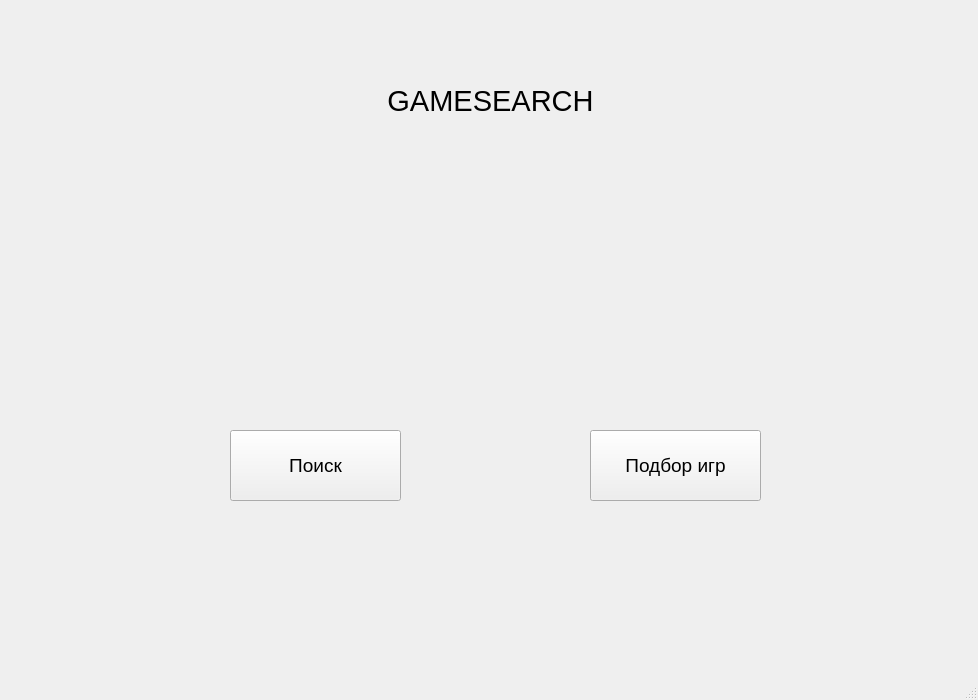
<?xml version="1.0" encoding="UTF-8"?>
<ui version="4.0">
 <class>Menu_wind</class>
 <widget class="QMainWindow" name="Menu_wind">
  <property name="geometry">
   <rect>
    <x>0</x>
    <y>0</y>
    <width>978</width>
    <height>700</height>
   </rect>
  </property>
  <property name="windowTitle">
   <string>MainWindow</string>
  </property>
  <widget class="QWidget" name="centralwidget">
   <widget class="QPushButton" name="pushButton">
    <property name="geometry">
     <rect>
      <x>1450</x>
      <y>90</y>
      <width>21</width>
      <height>23</height>
     </rect>
    </property>
    <property name="styleSheet">
     <string notr="true">background-color: rgb(255, 255, 255, 0);
border: none;
</string>
    </property>
    <property name="text">
     <string/>
    </property>
    <property name="icon">
     <iconset>
      <normaloff>../../../../Users/monod/Downloads/free-icon-magnifier-tool-44514.ico</normaloff>../../../../Users/monod/Downloads/free-icon-magnifier-tool-44514.ico</iconset>
    </property>
    <property name="iconSize">
     <size>
      <width>20</width>
      <height>20</height>
     </size>
    </property>
   </widget>
   <widget class="QPushButton" name="pushButton_2">
    <property name="geometry">
     <rect>
      <x>1210</x>
      <y>100</y>
      <width>21</width>
      <height>23</height>
     </rect>
    </property>
    <property name="styleSheet">
     <string notr="true">background-color: rgb(255, 255, 255, 0);
border: none;
</string>
    </property>
    <property name="text">
     <string/>
    </property>
    <property name="icon">
     <iconset>
      <normaloff>../../../../Downloads/free-icon-magnifier-tool-44514.ico</normaloff>../../../../Downloads/free-icon-magnifier-tool-44514.ico</iconset>
    </property>
    <property name="iconSize">
     <size>
      <width>20</width>
      <height>20</height>
     </size>
    </property>
   </widget>
   <widget class="QPushButton" name="search_button">
    <property name="geometry">
     <rect>
      <x>230</x>
      <y>430</y>
      <width>171</width>
      <height>71</height>
     </rect>
    </property>
    <property name="font">
     <font>
      <pointsize>14</pointsize>
     </font>
    </property>
    <property name="text">
     <string>Поиск</string>
    </property>
   </widget>
   <widget class="QPushButton" name="suggest_button">
    <property name="geometry">
     <rect>
      <x>590</x>
      <y>430</y>
      <width>171</width>
      <height>71</height>
     </rect>
    </property>
    <property name="font">
     <font>
      <pointsize>14</pointsize>
     </font>
    </property>
    <property name="text">
     <string>Подбор игр</string>
    </property>
   </widget>
   <widget class="QLabel" name="label">
    <property name="geometry">
     <rect>
      <x>350</x>
      <y>50</y>
      <width>281</width>
      <height>101</height>
     </rect>
    </property>
    <property name="font">
     <font>
      <pointsize>22</pointsize>
     </font>
    </property>
    <property name="text">
     <string>GAMESEARCH</string>
    </property>
    <property name="alignment">
     <set>Qt::AlignCenter</set>
    </property>
   </widget>
  </widget>
  <widget class="QMenuBar" name="menubar">
   <property name="geometry">
    <rect>
     <x>0</x>
     <y>0</y>
     <width>978</width>
     <height>21</height>
    </rect>
   </property>
  </widget>
  <widget class="QStatusBar" name="statusbar"/>
 </widget>
 <resources/>
 <connections/>
</ui>
